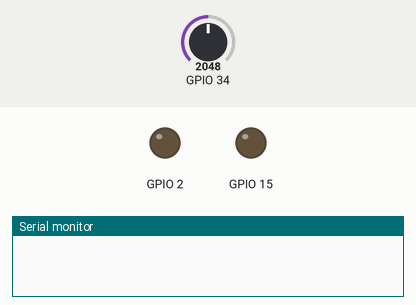
The sketch below on a simulated ESP32. Shown: output pins drawn as LEDs (lit = HIGH), the last lines printed to the serial monitor. The test bench sets the inputs (shaded band); at power-on: GPIO 34 = 2048. WiFi joins after 1.5 s; servers stay silent unless stated; no MQTT or app messages arrive unless stated.

Above: at 0.0 s.
At 2.6 s:
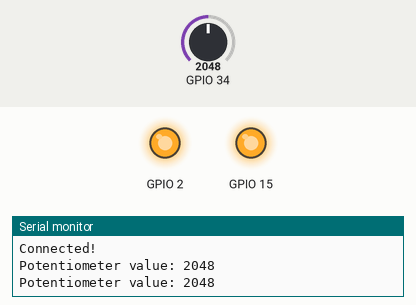
Timing chart, 0 to 4.1 s (numbered marks = the images above):
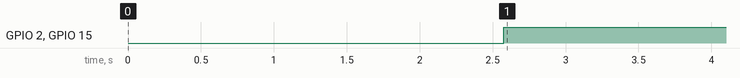

The sketch:

atividadePratica.ino
```cpp
#include <WiFi.h>
#include <PubSubClient.h>

const char* ssid = "Wokwi-GUEST";
const char* password = "";
const char* mqtt_server = "broker.hivemq.com";

WiFiClient Cadu_client;
PubSubClient client(Cadu_client);

void connect_wifi(){
  delay(10);
  WiFi.mode(WIFI_STA);
  WiFi.begin(ssid, password);

  while(WiFi.status() != WL_CONNECTED){
    delay(50);
    Serial.print(".");
    Serial.println(" ");
    Serial.println("Wifi Connected.");
    Serial.println("IP Adress:");
    Serial.println(WiFi.localIP());
  }
}

void reconnect_MQTT(){
  while(!client.connected()){
    Serial.println("Trying to connect with broker...");
    if(client.connect("CaduBraga_Client")){
      Serial.println("Connected!");
    }else{
      Serial.println("Couldn't connect to the broker. Reason: ");
      Serial.println(client.state());
      Serial.println("Trying to reconnect in 5 seconds...");
      delay(5000);
    }
  }
}

void wifi_on(){
  if(WiFi.status()){
    digitalWrite(2, HIGH);
  }else{
    digitalWrite(2, LOW);
  }
}

void broker_on(){
  if(client.connected()){
    digitalWrite(15, HIGH);
  }else{
    digitalWrite(15, LOW);
  }
}

void send_data(){
  int potValue = analogRead(34);
  Serial.print("Potentiometer value: ");
  Serial.println(potValue);

  client.publish("caduzinho123", String(potValue).c_str());
  delay(1000);
}

void setup(){
  pinMode(2, OUTPUT);
  pinMode(15, OUTPUT);
  pinMode(34, INPUT);
  Serial.begin(115200);
  connect_wifi();
  client.setServer(mqtt_server, 1883);
}

void loop(){
  client.loop();
  reconnect_MQTT();
  send_data();
  wifi_on();
  broker_on();
}
```

Measured:
- by itself, GPIO 2, GPIO 15: LOW → HIGH at 2.6 s
